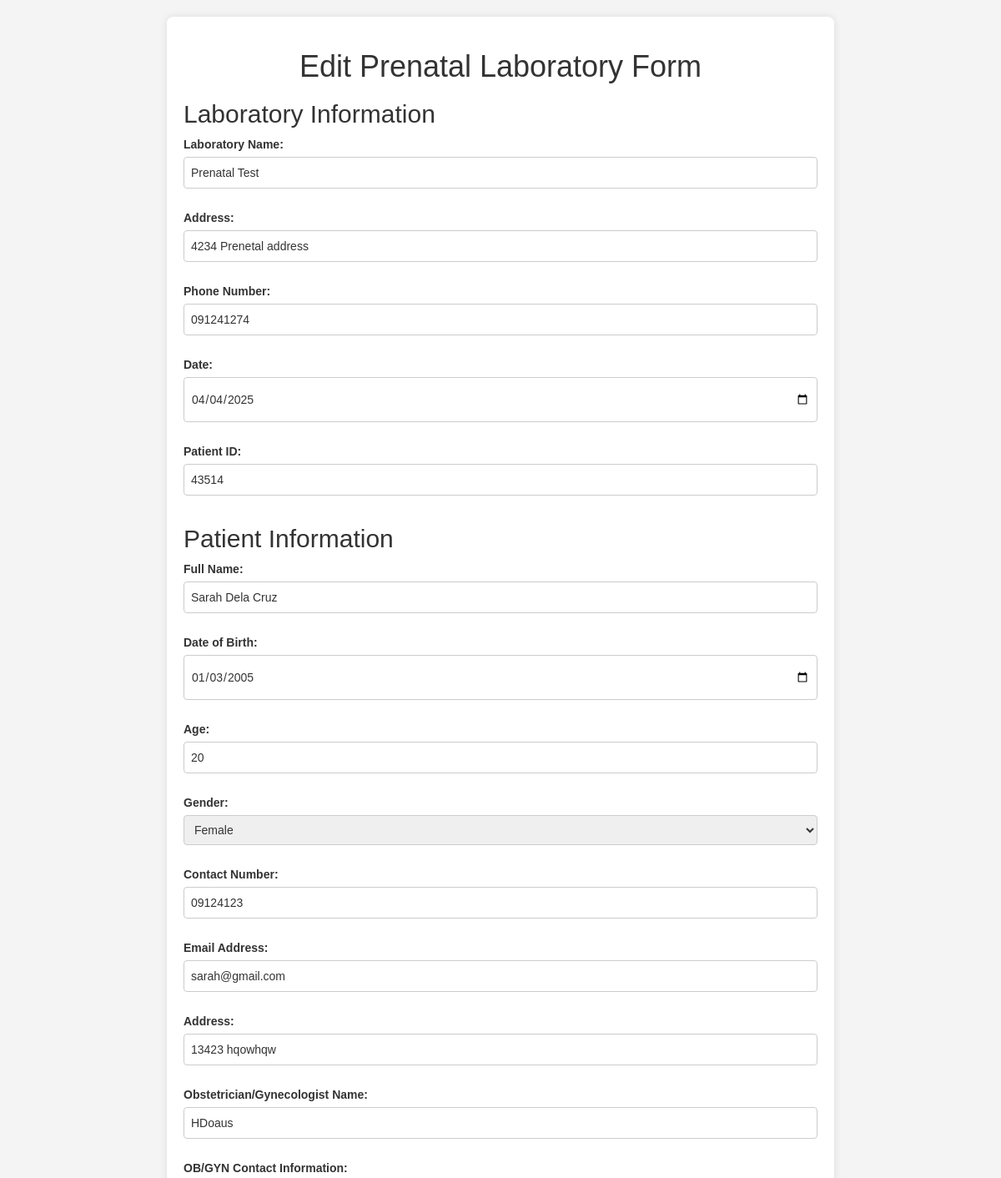
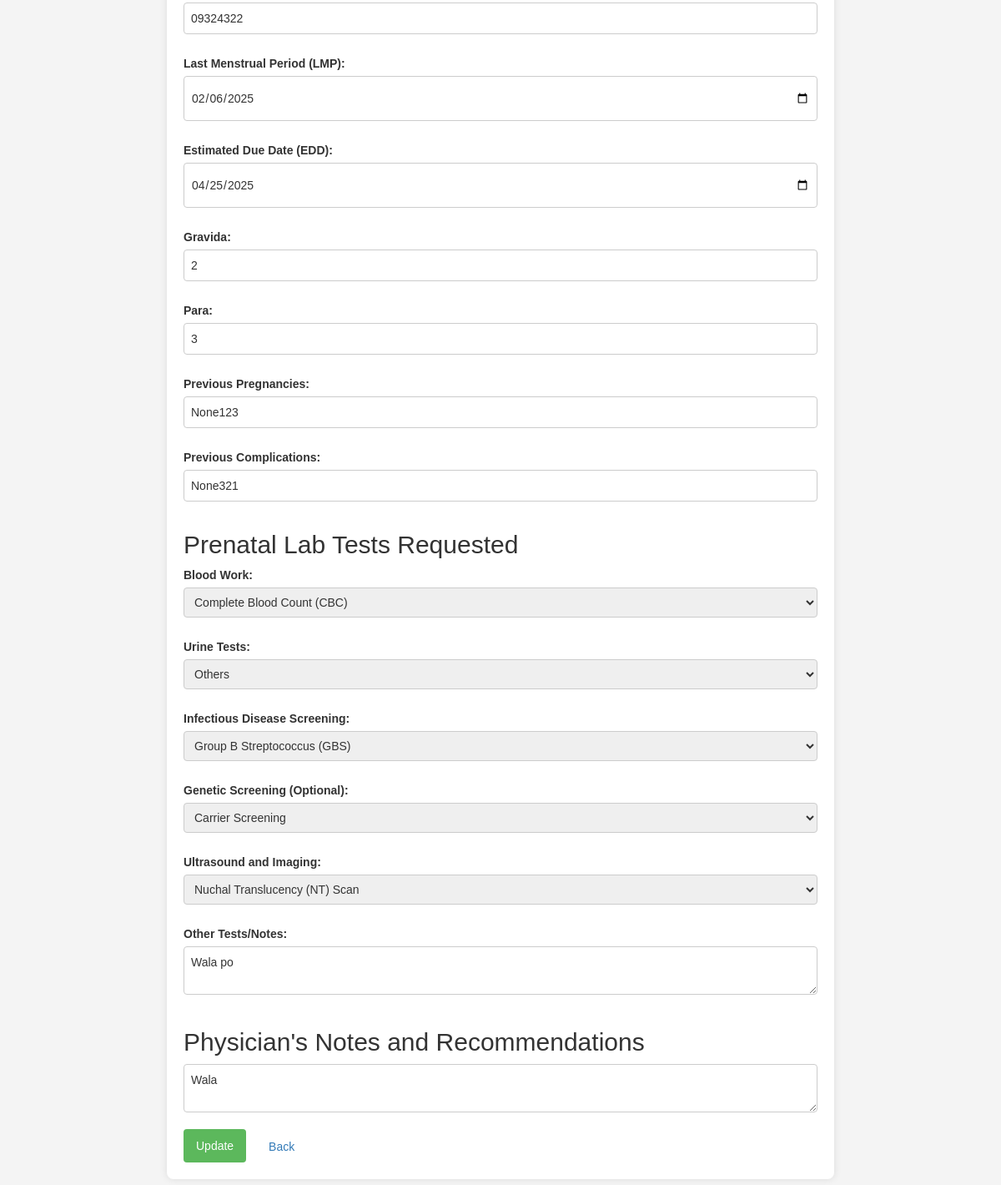
The app's page /hms/doctor/edit-prenatal.php?id=3 with its own data (2 pictures, top to bottom).
### tables this page shows
CREATE TABLE `prenatal_lab_form` (
  `id` int(11) NOT NULL,
  `labName` varchar(255) DEFAULT NULL,
  `address` varchar(255) DEFAULT NULL,
  `phone` varchar(15) DEFAULT NULL,
  `date` date DEFAULT NULL,
  `patientId` varchar(50) DEFAULT NULL,
  `fullName` varchar(255) DEFAULT NULL,
  `dob` date DEFAULT NULL,
  `age` int(11) DEFAULT NULL,
  `gender` enum('Female','Male','Other') DEFAULT NULL,
  `contactNumber` varchar(15) DEFAULT NULL,
  `email` varchar(255) DEFAULT NULL,
  `patientAddress` varchar(255) DEFAULT NULL,
  `obgynName` varchar(255) DEFAULT NULL,
  `obgynContact` varchar(255) DEFAULT NULL,
  `lmp` date DEFAULT NULL,
  `edd` date DEFAULT NULL,
  `gravida` int(11) DEFAULT NULL,
  `para` int(11) DEFAULT NULL,
  `previousPregnancies` varchar(255) DEFAULT NULL,
  `previousComplications` varchar(255) DEFAULT NULL,
  `bloodTests` text DEFAULT NULL,
  `urineTests` text DEFAULT NULL,
  `diseaseScreening` text DEFAULT NULL,
  `geneticScreening` text DEFAULT NULL,
  `ultrasound` text DEFAULT NULL,
  `notes` text DEFAULT NULL,
  `physicianNotes` text DEFAULT NULL
);

### hms/doctor/edit-prenatal.php (the view, shortened to what this page needs)
<?php
include('include/config.php');
$labId = $_GET['id'];
$query = mysqli_query($con, "SELECT * FROM prenatal_lab_form WHERE id='$labId'");
$row = mysqli_fetch_array($query);
?>
<!DOCTYPE html>
<html lang="en">
<head>
    <link rel="stylesheet" href="vendor/bootstrap/css/bootstrap.min.css">
</head>
<body>
    <div class="container">
        <h1>Edit Prenatal Laboratory Form</h1>
        <form id="prenatalForm" action="" method="POST">
            <h2>Laboratory Information</h2>
            <label for="labName">Laboratory Name:</label>
            <input type="text" id="labName" name="labName" value="<?php echo $row['labName']; ?>" required>
            <label for="address">Address:</label>
            <input type="text" id="address" name="address" value="<?php echo $row['address']; ?>" required>
            <label for="phone">Phone Number:</label>
            <input type="tel" id="phone" name="phone" value="<?php echo $row['phone']; ?>" required>
            <label for="date">Date:</label>
            <input type="date" id="date" name="date" value="<?php echo $row['date']; ?>" required>
            <label for="patientId">Patient ID:</label>
            <input type="text" id="patientId" name="patientId" value="<?php echo $row['patientId']; ?>" required>
            <h2>Patient Information</h2>
            <label for="fullName">Full Name:</label>
            <input type="text" id="fullName" name="fullName" value="<?php echo $row['fullName']; ?>" required>
            <label for="dob">Date of Birth:</label>
            <input type="date" id="dob" name="dob" value="<?php echo $row['dob']; ?>" required>
            <label for="age">Age:</label>
            <input type="number" id="age" name="age" value="<?php echo $row['age']; ?>" required>
            <label for="gender">Gender:</label>
            <select id="gender" name="gender" required>
                <option value="Female" <?php echo ($row['gender'] == 'Female') ? 'selected' : ''; ?>>Female</option>
            </select>
            <label for="contactNumber">Contact Number:</label>
            <input type="tel" id="contactNumber" name="contactNumber" value="<?php echo $row['contactNumber']; ?>" required>
            <label for="email">Email Address:</label>
            <input type="email" id="email" name="email" value="<?php echo $row['email']; ?>" required>
            <label for="patientAddress">Address:</label>
            <input type="text" id="patientAddress" name="patientAddress" value="<?php echo $row['patientAddress']; ?>" required>
            <label for="obgynName">Obstetrician/Gynecologist Name:</label>
            <input type="text" id="obgynName" name="obgynName" value="<?php echo $row['obgynName']; ?>" required>
            <label for="obgynContact">OB/GYN Contact Information:</label>
            <input type="text" id="obgynContact" name="obgynContact" value="<?php echo $row['obgynContact']; ?>" required>
            <label for="lmp">Last Menstrual Period (LMP):</label>
            <input type="date" id="lmp" name="lmp" value="<?php echo $row['lmp']; ?>" required>
            <label for="edd">Estimated Due Date (EDD):</label>
            <input type="date" id="edd" name="edd" value="<?php echo $row['edd']; ?>" required>
            <label for="gravida">Gravida:</label>
            <input type="number" id="gravida" name="gravida" value="<?php echo $row['gravida']; ?>" required>
            <label for="para">Para:</label>
            <input type="number" id="para" name="para" value="<?php echo $row['para']; ?>" required>
            <label for="previousPregnancies">Previous Pregnancies:</label>
            <input type="text" id="previousPregnancies" name="previousPregnancies" value="<?php echo $row['previousPregnancies']; ?>" required>
            <label for="previousComplications">Previous Complications:</label>
            <input type="text" id="previousComplications" name="previousComplications" value="<?php echo $row['previousComplications']; ?>">
            <h2>Prenatal Lab Tests Requested</h2>
            <label for="bloodTests">Blood Work:</label>
            <select id="bloodTests" name="bloodTests[]" onchange="toggleOthersInput(this, 'othersBloodInput')" required>
                <option value="CBC" <?php echo (strpos($row['bloodTests'], 'CBC') !== false) ? 'selected' : ''; ?>>Complete Blood Count (CBC)</option>
            </select>
            <label for="urineTests">Urine Tests:</label>
            <select id="urineTests" name="urineTests[]" onchange="toggleOthersInput(this, 'othersUrineInput')" required>
                <option value="Others" <?php echo (strpos($row['urineTests'], 'Others') !== false) ? 'selected' : ''; ?>>Others</option>
            </select>
            <label for="diseaseScreening">Infectious Disease Screening:</label>
            <select id="diseaseScreening" name="diseaseScreening[]" onchange="toggleOthersInput(this, 'othersDiseaseInput')" required>
                <option value="GBS" <?php echo (strpos($row['diseaseScreening'], 'GBS') !== false) ? 'selected' : ''; ?>>Group B Streptococcus (GBS)</option>
            </select>
            <label for="geneticScreening">Genetic Screening (Optional):</label>
            <select id="geneticScreening" name="geneticScreening[]" onchange="toggleOthersInput(this, 'othersGeneticInput')" required>
                <option value="Carrier" <?php echo (strpos($row['geneticScreening'], 'Carrier') !== false) ? 'selected' : ''; ?>>Carrier Screening</option>
            </select>
            <label for="ultrasound">Ultrasound and Imaging:</label>
            <select id="ultrasound" name="ultrasound[]" onchange="toggleOthersInput(this, 'othersUltrasoundInput')" required>
                <option value="NTScan" <?php echo (strpos($row['ultrasound'], 'NTScan') !== false) ? 'selected' : ''; ?>>Nuchal Translucency (NT) Scan</option>
            </select>
            <label for="notes">Other Tests/Notes:</label>
            <textarea id="notes" name="notes"><?php echo $row['notes']; ?></textarea>
            <h2>Physician's Notes and Recommendations</h2>
            <textarea id="physicianNotes" name="physicianNotes"><?php echo $row['physicianNotes']; ?></textarea>
            <button type="submit">Update</button>
            <a href="manage-prenatal.php" class="btn btn-secondary" style="margin-left: 10px;">Back</a>
        </form>
    </div>
</body>
</html>

### hms/doctor/edit-prenatal.php (style rules this page uses)
body { font-family: Arial, sans-serif; background-color: #f4f4f4; margin: 0; padding: 20px; }
.container { max-width: 800px; margin: auto; background: white; padding: 20px; border-radius: 8px; box-shadow: 0 0 10px rgba(0, 0, 0, 0.1); }
h1, h2 { color: #333; }
label { display: block; margin: 10px 0 5px; }
input[type="text"], input[type="tel"], input[type="email"], input[type="date"], input[type="number"], select, textarea { width: 100%; padding: 8px; margin-bottom: 15px; border: 1px solid #ccc; border-radius: 4px; }
button { background-color: #5cb85c; color: white; padding: 10px 15px; border: none; border-radius: 4px; cursor: pointer; }
.container h1 { text-align: center; }

### records on screen
prenatal_lab_form: labName "Prenatal Test", address "4234 Prenetal address", phone "091241274", date "04/04/2025", patientId "43514", fullName "Sarah Dela Cruz", dob "01/03/2005", age "20", gender "Female", contactNumber "09124123", email "sarah@gmail.com", patientAddress "13423 hqowhqw", obgynName "HDoaus", obgynContact "09324322", lmp "02/06/2025", edd "04/25/2025", gravida "2", para "3", previousPregnancies "None123", previousComplications "None321", bloodTests "Complete Blood Count (CBC)", urineTests "Others", diseaseScreening "Group B Streptococcus (GBS)", geneticScreening "Carrier Screening", ultrasound "Nuchal Translucency (NT) Scan", notes "Wala po", physicianNotes "Wala"
